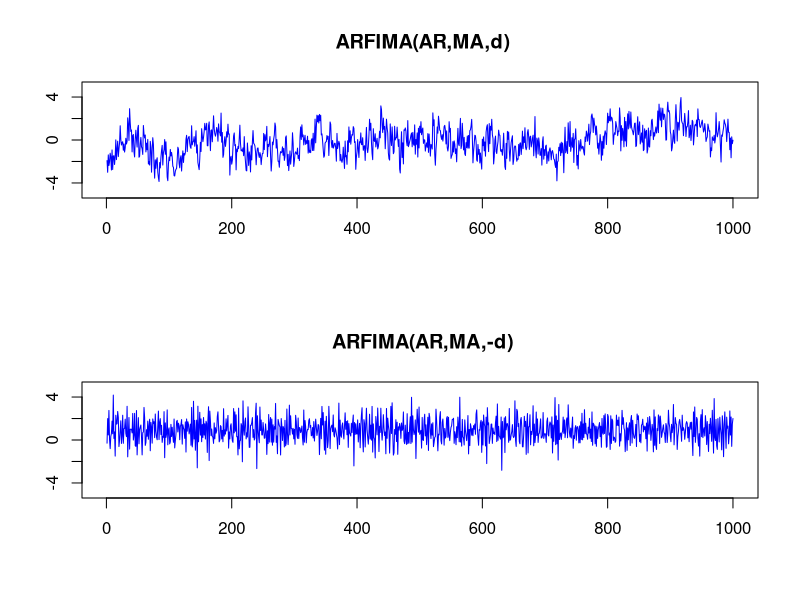

R code for this plot:

# clear variables and close windows
rm(list = ls(all = TRUE))
graphics.off()

# install and load packages
libraries = c("fracdiff")
lapply(libraries, function(x) if (!(x %in% installed.packages())) {
    install.packages(x)
})
lapply(libraries, library, quietly = TRUE, character.only = TRUE)

# parameter settings
d  = 0.4     # long memory parameter (stationary long memory property) for 0<d<0.5
N  = 1000    # length
AR = 1       # AR polynomial coefficients, i.e. [1 0.4 0.2]
MA = 1       # MA polynomial coefficients, i.e. [-0.3 0.4 0.5]
d1 = d
d2 = -d

# Main computation
arfima1 = fracdiff.sim(N, AR, MA, d1)
arfima2 = fracdiff.sim(N, AR, MA, d2)

# Plot
par(mfrow = c(2, 1))
plot(arfima1$series, main = " ARFIMA(AR,MA,d)", type = "l", col = "blue", xlab = "", ylab = "", ylim = c(-5, 
    5), cex.lab = 1.4)
plot(arfima2$series, main = " ARFIMA(AR,MA,-d)", type = "l", col = "blue", xlab = "", ylab = "", ylim = c(-5, 
    5), cex.lab = 1.4)
